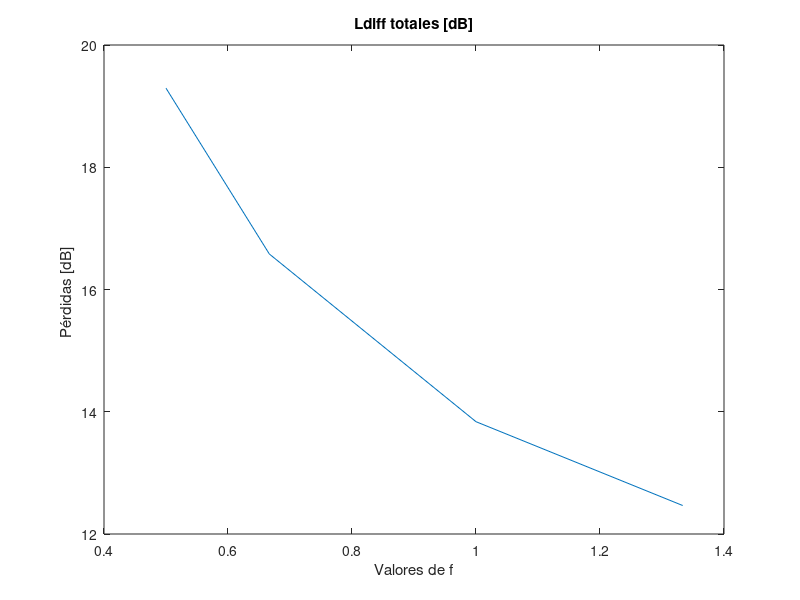

MATLAB code to generate this figure:
clear;close all;clc;

f      = 2.3e9;
c      = 3e8;
lambda = c/f;

% Alturas, distancia y radio en metros

d  = 20.09e3; %en Km
R0 = 6370e3;

e  = [796 800 803 799 735 760 788 805];
a  = [10 0 0 0 0 0 0 8];
d1 = [0 0.806e3 1.910e3 3.721e3 7.831e3 10.955e3 14.965e3 d];
d2 = d - d1;


K           = [0.5, 2/3 ,1, 4/3];
Re          = R0*K;
altura_rayo = ((e(end)+a(end)-e(1)-a(1))/d)*d1 + e(1)+a(1);
R1          = sqrt(lambda*d1.*d2/d); 

%Repito el código de Diego pero "K" es un vector, y por tanto "Re" tambien.

% -----------------------------------------------------------------------
% Esta parte elimina el primer y último elemento de los arrays, ya que se 
% corresponde con los valores de las torres y se obtienen valores que no se usan.
d1(:,1)   =[];
d1(:,end) =[];
e(:,1)    =[];
e(:,end)  =[];
R1(:,1)   =[];
R1(:,end) =[];
altura_rayo(:,1)   = [];
altura_rayo(:,end) = [];
% -----------------------------------------------------------------------
d2=d-d1;

numero_iteraciones    = size(Re);
columnas              = size(d1);
flecha_iterada        = zeros(numero_iteraciones(2),columnas(2));
despejamiento_iterado = zeros(numero_iteraciones(2),columnas(2));
uve_iterado           = zeros(numero_iteraciones(2),columnas(2));
Ldif_iterado          = zeros(numero_iteraciones(2),columnas(2));

figure(1);title("Coeficiente de difracción por obstáculo");
for iteracion=1:numero_iteraciones(2)    
    
    flecha_iterada(iteracion,:)        = (d1.*d2)/(2*Re(iteracion));
    
    despejamiento_iterado(iteracion,:) =  e + flecha_iterada(iteracion,:) - altura_rayo;
    
    uve_iterado(iteracion,:)           = sqrt(2)*despejamiento_iterado(iteracion,:)./R1

    Ldif_iterado(iteracion,:)          =  6.9 + 20*log10(sqrt((uve_iterado(iteracion,:)-0.1).^2 +1) + uve_iterado(iteracion,:)-0.1);
    
    T(iteracion,:) =1-exp(-(Ldif_iterado(iteracion,2))/6);    
    
    hold on
    plot(uve_iterado(iteracion,:))
    xticks(1:6);
    hold off
    
end
ylabel("Valor coeficiente");xlabel("Obstáculo");
legend("Difracción K = 1/2","Difracción K = 2/3","Difracción K = 1","Difracción K = 4/3");

%SUBVANO IZQ---------

Distancia_IZQ =1910;
D1_IZQ = 806;
D2_IZQ = Distancia_IZQ - D1_IZQ;
e_IZQ            = 800;

h2_IZQ = 803;
h1_IZQ = 796+10;

AlturaRayo_IZQ   = ((h2_IZQ-h1_IZQ)/Distancia_IZQ)*D1_IZQ + h1_IZQ;

for(iteracion=1:4)
    Flecha_IZQ(iteracion)  = (D1_IZQ*D2_IZQ)/(2*K(iteracion)*R0);
    Despejamiento_IZQ(iteracion)      = Flecha_IZQ(iteracion) + e_IZQ-AlturaRayo_IZQ;
end

Rfresnell_IZQ     = sqrt((lambda*D1_IZQ*D2_IZQ)/(D1_IZQ+D2_IZQ));

Difracc_IZQ       = sqrt(2)*(Despejamiento_IZQ/Rfresnell_IZQ)

for(iteracion=1:4)
 Ldif_IZQ(iteracion)         =  6.9 + 20*log10(sqrt((Difracc_IZQ(iteracion)-0.1).^2 +1) + Difracc_IZQ(iteracion)-0.1);
end

%SUBVANO DRCH---------

Distancia_DRCH =18180;
D1_DRCH = 1811;
D2_DRCH= Distancia_DRCH - D1_DRCH;
e_DRCH            = 799;

h2_DRCH = 805+8;
h1_DRCH = 803;

AlturaRayo_DRCH   = ((h2_DRCH-h1_DRCH)/Distancia_DRCH)*D1_DRCH + h1_DRCH;

for(iteracion=1:4)
    Flecha_DRCH(iteracion)  = (D1_DRCH*D2_DRCH)/(2*K(iteracion)*R0);
    Despejamiento_DRCH(iteracion)      = Flecha_DRCH(iteracion) + e_DRCH-AlturaRayo_DRCH;
end

Rfresnell_DRCH     = sqrt((lambda*D1_DRCH*D2_DRCH)/(D1_DRCH+D2_DRCH));

Difracc_DRCH       = sqrt(2)*(Despejamiento_DRCH/Rfresnell_DRCH)

for(iteracion=1:4)
 Ldif_DRCH(iteracion)         =  6.9 + 20*log10(sqrt((Difracc_DRCH(iteracion)-0.1).^2 +1) + Difracc_DRCH(iteracion)-0.1);
end
C =10+0.04*(d1(2)/1000+d2(2)/1000);

Ldiff_totales = Ldif_iterado(:,2) + T.*(transpose(Ldif_DRCH)+ C)

plot(K,Ldiff_totales);title("Ldiff totales [dB]");
ylabel("Pérdidas [dB] ");xlabel("Valores de f");
